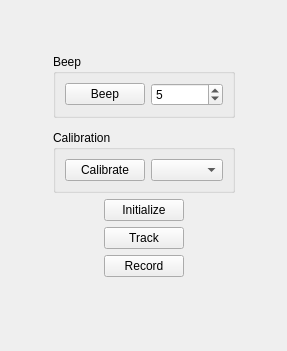
<?xml version="1.0" encoding="UTF-8"?>
<ui version="4.0">
 <class>devNDISerialControllerQWidget</class>
 <widget class="QWidget" name="devNDISerialControllerQWidget">
  <property name="geometry">
   <rect>
    <x>0</x>
    <y>0</y>
    <width>287</width>
    <height>351</height>
   </rect>
  </property>
  <property name="windowTitle">
   <string>Form</string>
  </property>
  <layout class="QGridLayout" name="gridLayout">
   <item row="0" column="2">
    <spacer name="SpacerTop">
     <property name="orientation">
      <enum>Qt::Vertical</enum>
     </property>
     <property name="sizeHint" stdset="0">
      <size>
       <width>20</width>
       <height>40</height>
      </size>
     </property>
    </spacer>
   </item>
   <item row="1" column="0" rowspan="6">
    <spacer name="SpacerLeftTop">
     <property name="orientation">
      <enum>Qt::Horizontal</enum>
     </property>
     <property name="sizeHint" stdset="0">
      <size>
       <width>40</width>
       <height>20</height>
      </size>
     </property>
    </spacer>
   </item>
   <item row="1" column="1" colspan="3">
    <widget class="QGroupBox" name="BoxBeep">
     <property name="title">
      <string>Beep</string>
     </property>
     <layout class="QHBoxLayout" name="horizontalLayout">
      <item>
       <widget class="QPushButton" name="ButtonBeep">
        <property name="text">
         <string>Beep</string>
        </property>
       </widget>
      </item>
      <item>
       <widget class="QSpinBox" name="NumberOfBeeps">
        <property name="minimum">
         <number>1</number>
        </property>
        <property name="maximum">
         <number>9</number>
        </property>
        <property name="value">
         <number>5</number>
        </property>
       </widget>
      </item>
     </layout>
    </widget>
   </item>
   <item row="1" column="4" rowspan="6">
    <spacer name="SpacerRightTop">
     <property name="orientation">
      <enum>Qt::Horizontal</enum>
     </property>
     <property name="sizeHint" stdset="0">
      <size>
       <width>40</width>
       <height>20</height>
      </size>
     </property>
    </spacer>
   </item>
   <item row="3" column="1" colspan="3">
    <widget class="QGroupBox" name="BoxCalibration">
     <property name="title">
      <string>Calibration</string>
     </property>
     <layout class="QHBoxLayout" name="horizontalLayout_2">
      <item>
       <widget class="QPushButton" name="ButtonCalibratePivot">
        <property name="toolTip">
         <string>Calibrate the selected tool (starts after 5 seconds, collecting 500 points)</string>
        </property>
        <property name="text">
         <string>Calibrate</string>
        </property>
       </widget>
      </item>
      <item>
       <widget class="QComboBox" name="BoxTools"/>
      </item>
     </layout>
    </widget>
   </item>
   <item row="5" column="2">
    <widget class="QPushButton" name="ButtonTrack">
     <property name="text">
      <string>Track</string>
     </property>
     <property name="checkable">
      <bool>true</bool>
     </property>
    </widget>
   </item>
   <item row="6" column="2">
    <widget class="QPushButton" name="ButtonRecord">
     <property name="text">
      <string>Record</string>
     </property>
     <property name="checkable">
      <bool>true</bool>
     </property>
    </widget>
   </item>
   <item row="7" column="0">
    <spacer name="SpacerLeftBottom">
     <property name="orientation">
      <enum>Qt::Horizontal</enum>
     </property>
     <property name="sizeHint" stdset="0">
      <size>
       <width>40</width>
       <height>20</height>
      </size>
     </property>
    </spacer>
   </item>
   <item row="7" column="1" colspan="3">
    <layout class="QVBoxLayout" name="LayoutTools"/>
   </item>
   <item row="8" column="2">
    <spacer name="SpacerBottom">
     <property name="orientation">
      <enum>Qt::Vertical</enum>
     </property>
     <property name="sizeHint" stdset="0">
      <size>
       <width>20</width>
       <height>40</height>
      </size>
     </property>
    </spacer>
   </item>
   <item row="7" column="4">
    <spacer name="SpacerRightBottom">
     <property name="orientation">
      <enum>Qt::Horizontal</enum>
     </property>
     <property name="sizeHint" stdset="0">
      <size>
       <width>40</width>
       <height>20</height>
      </size>
     </property>
    </spacer>
   </item>
   <item row="4" column="2">
    <widget class="QPushButton" name="ButtonInitialize">
     <property name="text">
      <string>Initialize</string>
     </property>
    </widget>
   </item>
  </layout>
 </widget>
 <resources/>
 <connections/>
</ui>
